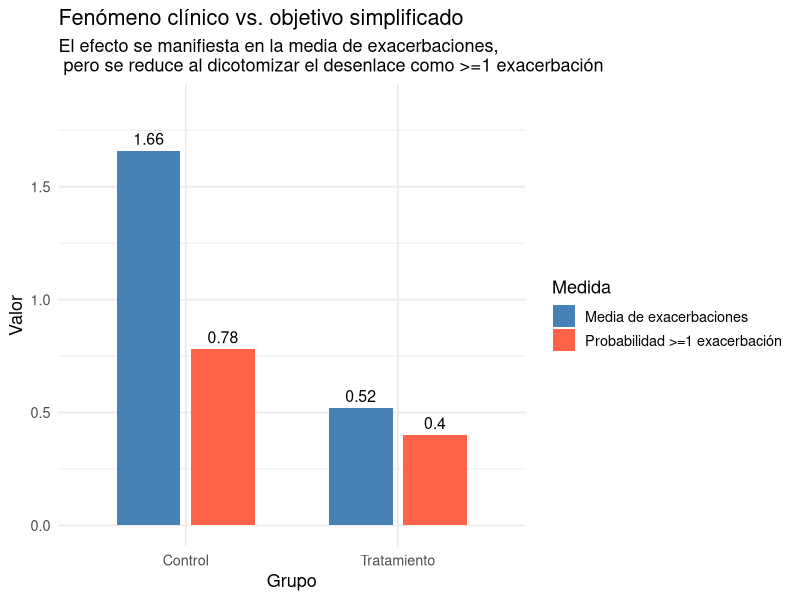

The R source for this figure:
## ---- chunk 1
Sys.setlocale("LC_ALL", "Spanish_Spain.UTF-8")
library(tidyverse)
library(ggplot2)

## ---- chunk 2
set.seed(456)

n <- 100
datos <- tibble(
  id = 1:n,
  grupo = rep(c("Control", "Tratamiento"), each = n/2)
)

# Ajustamos lambda para mostrar la desconexión
lambda <- c(Control = 1.5, Tratamiento = 0.5)
datos <- datos %>%
  mutate(
    exac = rpois(n(), lambda[grupo]),
    binaria = ifelse(exac >= 1, 1, 0)
  )

# Resumen para tabla
res_tabla <- datos %>%
  group_by(grupo) %>%
  summarise(
    exac_media = mean(exac),
    prob_al_menos_una = mean(binaria)
  )

# res_tabla

# Preparar datos para gráfico
res_grafico <- res_tabla %>%
  pivot_longer(cols = c(exac_media, prob_al_menos_una),
               names_to = "medida",
               values_to = "valor") %>%
  mutate(
    medida = recode(medida,
                    exac_media = "Media de exacerbaciones",
                    prob_al_menos_una = "Probabilidad >=1 exacerbación")
  )

# Gráfico combinado
ggplot(res_grafico, aes(x = grupo, y = valor, fill = medida)) +
  geom_col(position = position_dodge(width = 0.7), width = 0.6) +
  geom_text(aes(label = round(valor, 2)),
            position = position_dodge(width = 0.7),
            vjust = -0.5, size = 4) +
  scale_fill_manual(values = c("Media de exacerbaciones" = "steelblue",
                               "Probabilidad >=1 exacerbación" = "tomato")) +
  labs(
    title = "Fenómeno clínico vs. objetivo simplificado",
    subtitle = "El efecto se manifiesta en la media de exacerbaciones,\n pero se reduce al dicotomizar el desenlace como >=1 exacerbación",
    x = "Grupo",
    y = "Valor",
    fill = "Medida" ) +
  theme_minimal(base_size = 13) +
  coord_cartesian(ylim = c(0, max(res_grafico$valor) + 0.2))

